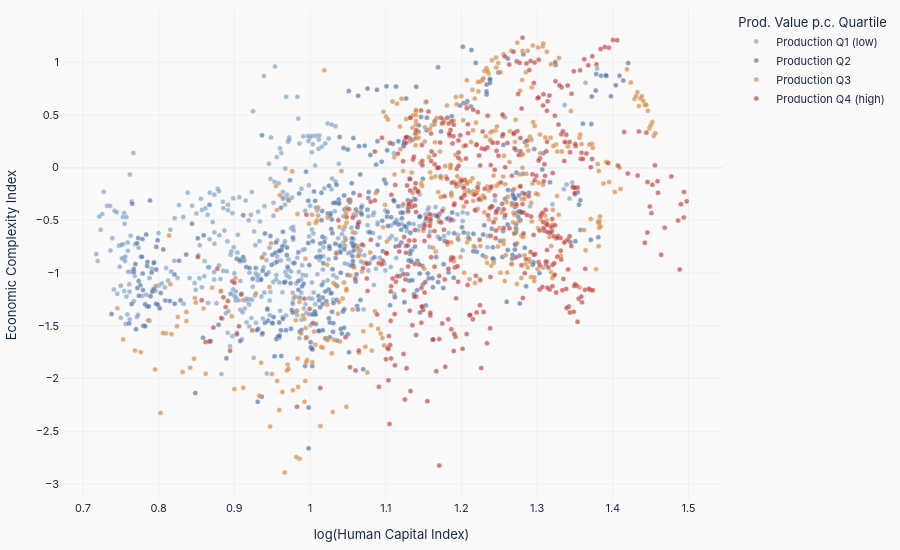

Write notebook code for a chart like this one.
### Markdown cell above
### 7b. ECI vs Human Capital — by Production Value Quartile

Scatter plot of log(HCI) against ECI, with points coloured by per-capita production
value quartile. If the slope of HCI on ECI steepens at higher production quartiles,
this provides visual evidence of the positive interaction effect.

### Code cell
plot_df = df[['log_HCI', 'Economic Complexity Index', 'log_Production_Value',
              'Country Code', 'Year']].dropna()

plot_df['Prod_quartile'] = pd.qcut(
    plot_df['log_Production_Value'], q=4,
    labels=['Q1 (low)', 'Q2', 'Q3', 'Q4 (high)']
)

q_colors = [PALETTE['light_blue'], PALETTE['blue'], PALETTE['orange'], PALETTE['red']]

fig = go.Figure()
for q, col in zip(['Q1 (low)', 'Q2', 'Q3', 'Q4 (high)'], q_colors):
    sub = plot_df[plot_df['Prod_quartile'] == q]
    fig.add_trace(go.Scatter(
        x=sub['log_HCI'], y=sub['Economic Complexity Index'],
        mode='markers',
        marker=dict(color=col, size=5, opacity=0.65,
                    line=dict(width=0.3, color='white')),
        name=f'Production {q}',
        hovertemplate='%{customdata[0]} %{customdata[1]}<br>'
                      'log(HCI)=%{x:.2f}  ECI=%{y:.2f}<extra></extra>',
        customdata=sub[['Country Code', 'Year']].values,
    ))

fig.update_layout(**base_layout(
    xaxis=dict(
        title=dict(text='log(Human Capital Index)', font=dict(size=STYLE['axis_title_size'])),
        gridcolor=STYLE['grid_color'], gridwidth=STYLE['grid_width'],
    ),
    yaxis=dict(
        title=dict(text='Economic Complexity Index', font=dict(size=STYLE['axis_title_size'])),
        gridcolor=STYLE['grid_color'], gridwidth=STYLE['grid_width'],
    ),
    legend=dict(title=dict(text='Prod. Value p.c. Quartile'),
                font=dict(size=STYLE['legend_size'])),
))

save_chart(fig, os.path.join(OUT, 'eci_hci_production_interaction'), width=1000, height=600)

### Figure 1 — Plotly figure (JSON) as saved in the notebook; plotly's stock layout.template omitted (floating-point values rounded to 4 significant figures; data arrays with more than 128 entries replaced by an {"elided": "..."} marker saying what was removed)
{"data": [{"customdata": {"elided": "453x2 mixed values"}, "hovertemplate": "%{customdata[0]} %{customdata[1]}<br>log(HCI)=%{x:.2f}  ECI=%{y:.2f}<extra></extra>", "marker": {"color": "#7a9dc4", "line": {"color": "white", "width": 0.3}, "opacity": 0.65, "size": 5}, "mode": "markers", "name": "Production Q1 (low)", "type": "scatter", "x": {"elided": "453 float values"}, "y": {"elided": "453 float values"}}, {"customdata": {"elided": "452x2 mixed values"}, "hovertemplate": "%{customdata[0]} %{customdata[1]}<br>log(HCI)=%{x:.2f}  ECI=%{y:.2f}<extra></extra>", "marker": {"color": "#4a6fa5", "line": {"color": "white", "width": 0.3}, "opacity": 0.65, "size": 5}, "mode": "markers", "name": "Production Q2", "type": "scatter", "x": {"elided": "452 float values"}, "y": {"elided": "452 float values"}}, {"customdata": {"elided": "452x2 mixed values"}, "hovertemplate": "%{customdata[0]} %{customdata[1]}<br>log(HCI)=%{x:.2f}  ECI=%{y:.2f}<extra></extra>", "marker": {"color": "#d4853b", "line": {"color": "white", "width": 0.3}, "opacity": 0.65, "size": 5}, "mode": "markers", "name": "Production Q3", "type": "scatter", "x": {"elided": "452 float values"}, "y": {"elided": "452 float values"}}, {"customdata": {"elided": "453x2 mixed values"}, "hovertemplate": "%{customdata[0]} %{customdata[1]}<br>log(HCI)=%{x:.2f}  ECI=%{y:.2f}<extra></extra>", "marker": {"color": "#c23a3a", "line": {"color": "white", "width": 0.3}, "opacity": 0.65, "size": 5}, "mode": "markers", "name": "Production Q4 (high)", "type": "scatter", "x": {"elided": "453 float values"}, "y": {"elided": "453 float values"}}], "layout": {"font": {"color": "#1a2744", "family": "IBM Plex Sans, -apple-system, BlinkMacSystemFont, sans-serif", "size": 11}, "height": 550, "legend": {"font": {"size": 11}, "title": {"text": "Prod. Value p.c. Quartile"}}, "margin": {"b": 50, "l": 60, "r": 40, "t": 10}, "paper_bgcolor": "#fafafa", "plot_bgcolor": "#fafafa", "xaxis": {"gridcolor": "#e5e7eb", "gridwidth": 0.5, "title": {"font": {"size": 13}, "text": "log(Human Capital Index)"}}, "yaxis": {"gridcolor": "#e5e7eb", "gridwidth": 0.5, "title": {"font": {"size": 13}, "text": "Economic Complexity Index"}}}}
